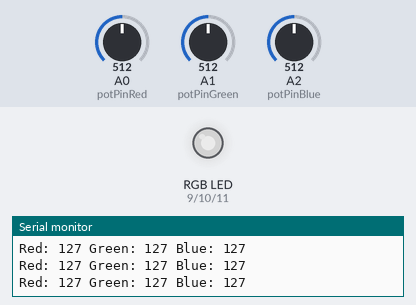
A sketch run on a simulated Arduino Uno, built with avr-gcc and run on an emulated ATmega328P. Parts: an RGB LED mixed from three pins (HIGH = lit), the last lines printed to the serial monitor. The inputs (shaded band) are chosen by the test bench; at power-on: A0 (potPinRed) = 512, A2 (potPinBlue) = 512, A1 (potPinGreen) = 512. Dim RGB values are drawn brighter than linear.

Above: at 1.2 s.
1.3 s: A0 (potPinRed) set to 415
At 1.8 s:
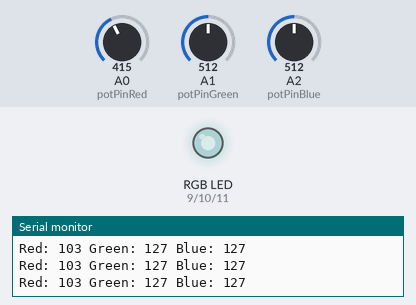
4.3 s: A0 (potPinRed) set to 391
At 5.2 s:
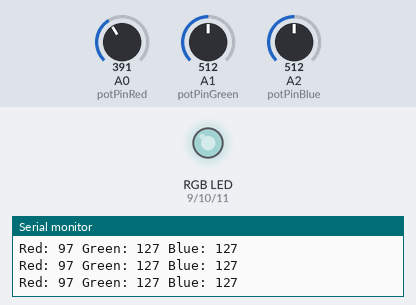
7.3 s: A2 (potPinBlue) set to 418
At 8.5 s:
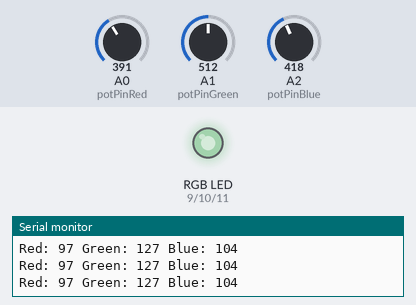
10.3 s: A2 (potPinBlue) set to 384
At 11.5 s:
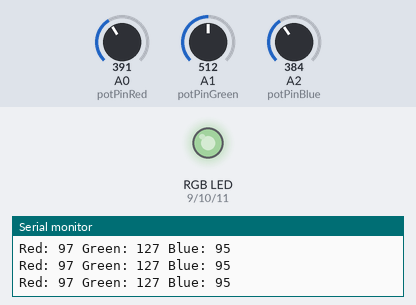
11.8 s: A1 (potPinGreen) set to 418
At 13.2 s:
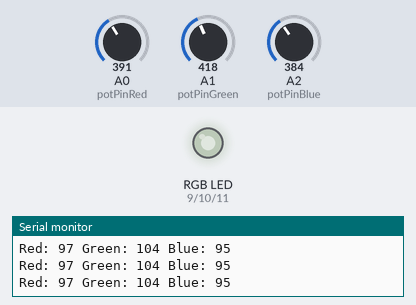
14.8 s: A1 (potPinGreen) set to 392
At 16.1 s:
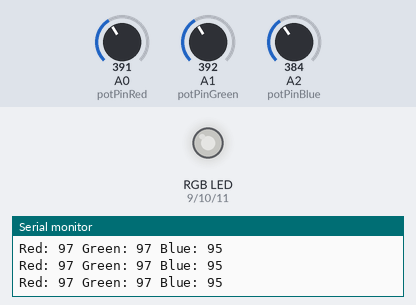
Timing chart, 0 to 17.8 s (numbered marks = the images above; inputs shaded):
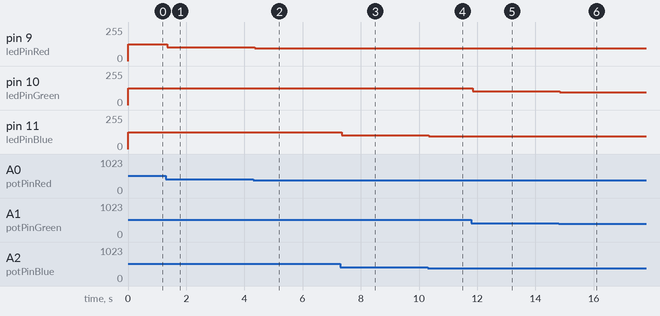

The sketch:

3PotentiometersRGB.ino
```cpp
const int potPinRed = A0;
const int potPinGreen = A1;
const int potPinBlue = A2;

const int ledPinRed = 9;
const int ledPinGreen = 10;
const int ledPinBlue = 11;

int potValueRed = 0;
int potValueGreen = 0;
int potValueBlue = 0;

int ledValueRed = 0;
int ledValueGreen = 0;
int ledValueBlue = 0;

void setup() {
  pinMode(potPinRed, INPUT);
  pinMode(potPinGreen, INPUT);
  pinMode(potPinBlue, INPUT);

  pinMode(ledPinRed, OUTPUT);
  pinMode(ledPinGreen, OUTPUT);
  pinMode(ledPinBlue, OUTPUT);

  Serial.begin(9600);
}

void loop() {
  potValueRed = analogRead(potPinRed);
  potValueGreen = analogRead(potPinGreen);
  potValueBlue = analogRead(potPinBlue);

  ledValueRed = map(potValueRed, 0, 1023, 0, 255);
  ledValueGreen = map(potValueGreen, 0, 1023, 0, 255);
  ledValueBlue = map(potValueBlue, 0, 1023, 0, 255);

  printLedValues(ledValueRed, ledValueGreen, ledValueBlue);

  setLedColor(ledValueRed, ledValueGreen, ledValueBlue);
}

void printLedValues(int red, int green, int blue) {
  Serial.print("Red: ");
  Serial.print(red);
  Serial.print(" Green: ");
  Serial.print(green);
  Serial.print(" Blue: ");
  Serial.println(blue);
}

void setLedColor(int red, int green, int blue) {
  analogWrite(ledPinRed, red);
  analogWrite(ledPinGreen, green);
  analogWrite(ledPinBlue, blue);
}
```

Measured:
- after the input at 1.3 s, pin 9 (ledPinRed): 127/255 → 103/255 after 0.05 s
- after the input at 4.3 s, pin 9 (ledPinRed): 103/255 → 97/255 after 0.05 s
- after the input at 7.3 s, pin 11 (ledPinBlue): 127/255 → 104/255 at once
- after the input at 10.3 s, pin 11 (ledPinBlue): 104/255 → 95/255 at once
- after the input at 11.8 s, pin 10 (ledPinGreen): 127/255 → 104/255 after 0.05 s
- after the input at 14.8 s, pin 10 (ledPinGreen): 104/255 → 97/255 at once
